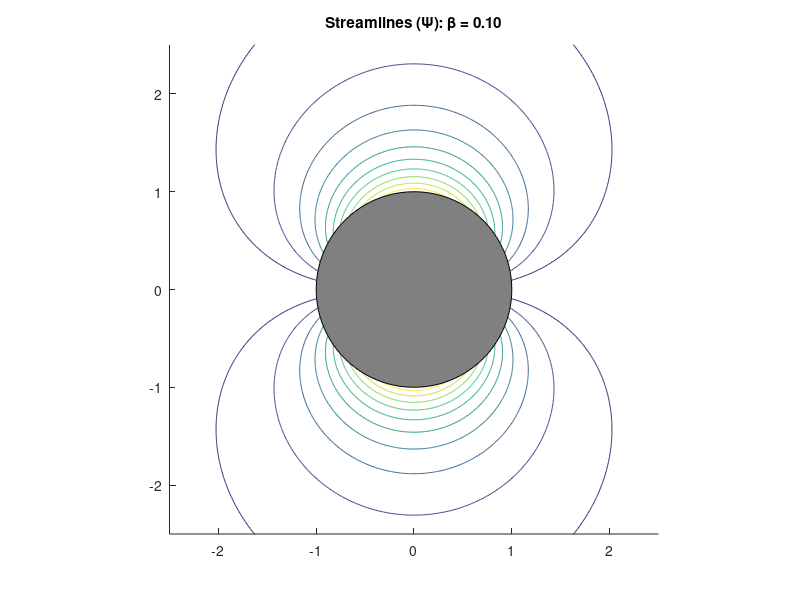

Write the MATLAB code that produced this figure.
clear all;
clf;

r = linspace(1, 10, 513);
t = linspace(0, pi, 513);
[R, T] = ndgrid(r, t);
beta = 0.1;

Du = 1;
zeta = 10;
U = beta * (Du*log(16) + zeta)/(1 + 2*Du);
Psi = U * 0.5 * (R.^(-2) - 0*R) .* sin(T);

z = Psi;
z(:, [1 end]) = 1e-10;
x = R .* cos(T);
y = R .* sin(T);
c = linspace(-1, 1, 101)*beta*10;
hold on;
contour(x, y, z, c)
contour(x, -y, z, c)
t = linspace(0, 2*pi, 100);
fill(cos(t), sin(t), [1 1 1]*0.5)
axis([-1 1 -1 1]*2.5)
axis equal
title(sprintf('Streamlines (\\Psi): \\beta = %.2f', beta))
print('-depsc2', 'LinearStokes_Psi-uniformflow.eps')
